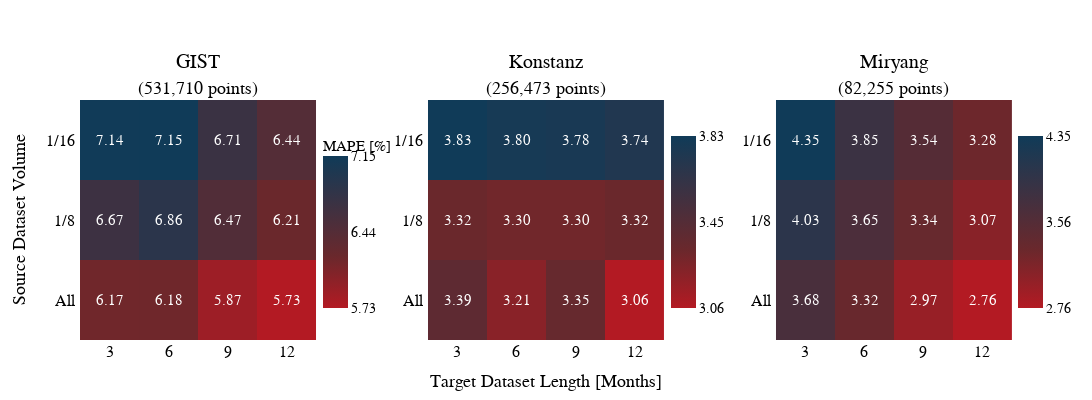
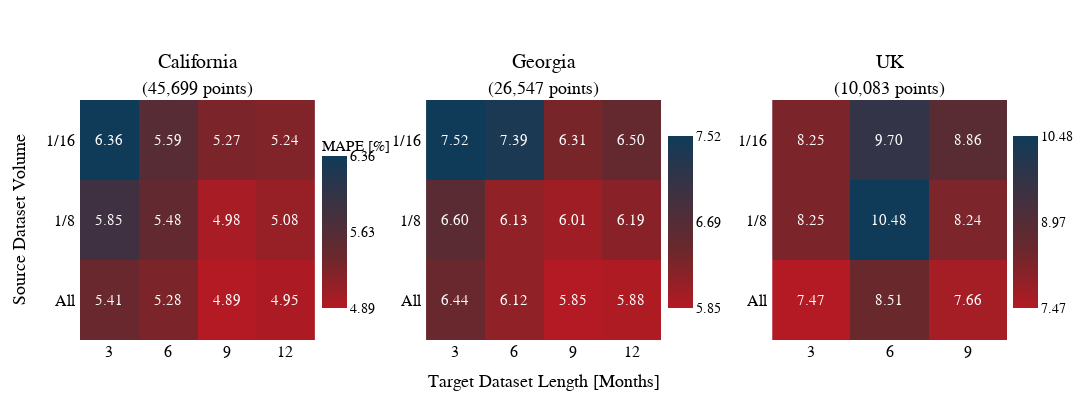

Here is the notebook cell these charts were saved with, in order:
### Code cell
import plotly.graph_objects as go
from plotly.subplots import make_subplots
import numpy as np

# Data setup
sites_row1 = ["GIST", "Konstanz", "Miryang"]
sites_row2 = ["California", "Georgia", "UK"]
x_labels = ["3", "6", "9", "12"]
x_labels_UK = ["3", "6", "9"]
y_labels = ["All ", "1/8 ", "1/16 "]

# Define data points for each site
data_points = {
    "GIST": 531710,
    "Konstanz": 256473,
    "Miryang": 82255,
    "California": 45699,
    "Georgia": 26547,
    "UK": 10083
}

# Create titles with data points
def create_subplot_titles(sites):
    return [f"{site}<br><span style='font-size: 18px'>({data_points[site]:,} data points)</span>" for site in sites]

data = {
    "GIST":     [[6.1724, 6.1783, 5.8742, 5.7292],
                 [6.6736, 6.8629, 6.4680, 6.2141],
                 [7.1363, 7.1455, 6.7053, 6.4413]],

    "Konstanz": [[3.3888, 3.2131, 3.3475, 3.0605],
                 [3.3241, 3.2975, 3.2998, 3.3247],
                 [3.8336, 3.7963, 3.7823, 3.7371]],

    "Miryang":  [[3.6815, 3.3182, 2.9681, 2.7572],
                 [4.0321, 3.6522, 3.3389, 3.0737],
                 [4.3548, 3.8478, 3.5435, 3.2797]],

    "California": [[5.411, 5.2759, 4.8947, 4.9451],
                   [5.8545, 5.4798, 4.9797, 5.0834],
                   [6.3624, 5.5923, 5.2748, 5.2427]],

    "Georgia":  [[6.4423, 6.1232, 5.8519, 5.8817],
                 [6.6001, 6.1299, 6.0094, 6.1892],
                 [7.5237, 7.3936, 6.3121, 6.4992]],

    "UK":       [[7.4676, 8.5057, 7.6623],
                 [8.2529, 10.478, 8.2393],
                 [8.2501, 9.7039, 8.8634]]
}

# Custom color scale
custom_colorscale = [
    (0.0, "rgb(16, 59, 88)"),       # Blue Opal
    (0.66, "rgb(106, 40, 44)"),     # Syrah
    (1.0, "rgb(179, 26, 35)")       # Adrenaline Rush
]

def create_heatmap(sites, row_number):
    # Create figure with 1x3 subplots using updated titles
    fig = make_subplots(
        rows=1, cols=3,
        subplot_titles=create_subplot_titles(sites),
        horizontal_spacing=0.12
    )

    # Calculate colorbar positions
    colorbar_x = [0.25, 0.623, 0.996]

    # Add heatmaps
    for idx, site in enumerate(sites):
        col = idx + 1
        
        site_data = np.array(data[site])
        site_min = np.nanmin(site_data[site_data != None])
        site_max = np.nanmax(site_data[site_data != None])

        if site == 'GIST' or site == 'California':
            colorbar_title = 'MAPE [%]'
        else:
            colorbar_title = None

        x_labels_current = x_labels_UK if site == 'UK' else x_labels
        
        fig.add_trace(
            go.Heatmap(
                z=data[site],
                x=x_labels_current,
                y=y_labels,
                colorscale=custom_colorscale,
                reversescale=True,
                text=[[f'{val:.2f}' if val is not None else '' for val in row] for row in data[site]],
                texttemplate='%{text}',
                textfont={"size": 15, "color": "white", "family": "Times New Roman"},
                showscale=True,
                colorbar=dict(
                    title=dict(
                        text=colorbar_title if colorbar_title else '',
                        font=dict(
                            family="Times New Roman",
                            size=15,
                        ),
                        side='top'
                    ),
                    x=colorbar_x[col-1],
                    y=0.89,
                    len=0.8,
                    thickness=25,
                    yanchor='top',
                    tickmode='array',
                    tickvals=[site_max, (site_min + site_max)/2, site_min],
                    ticktext=[f'{site_max:.2f}', f'{(site_min + site_max)/2:.2f}', f'{site_min:.2f}'],
                    tickfont=dict(family="Times New Roman", size=14),
                ),
                zmin=site_max,
                zmax=site_min
            ),
            row=1, col=col
        )

    # Update layout with more top margin for two-line titles
    fig.update_layout(
        height=400,
        width=1200,
        showlegend=False,
        margin=dict(t=100, b=40),  # Increased top margin
        font=dict(
            family="Times New Roman",
            size=14,
            color="black"
        )
    )

    # Update subplot titles
    for annotation in fig.layout.annotations:
        annotation.font.update(
            family='Times New Roman',
            size=20
        )

    # Update axis labels
    for col in range(1, 4):
        fig.update_xaxes(
            tickfont=dict(size=16, family="Times New Roman"),
            row=1, col=col
        )
        fig.update_yaxes(
            tickfont=dict(size=16, family="Times New Roman"),
            row=1, col=col
        )

    # Add axis labels to the leftmost plot
    fig.update_xaxes(
        title_text='Target Dataset Length [Months]',
        title_font=dict(size=18, family="Times New Roman"),
        row=1, col=2
    )
    fig.update_yaxes(
        title_text='Source Dataset Volume',
        title_font=dict(size=18, family="Times New Roman"),
        row=1, col=1
    )

    return fig

# Create and save both heatmaps
fig1 = create_heatmap(sites_row1, 1)
fig2 = create_heatmap(sites_row2, 2)

# Display figures
fig1.show()
fig2.show()

### Figure 1 — Plotly figure (JSON) as saved in the notebook; plotly's stock layout.template omitted (floating-point values rounded to 4 significant figures)
{"data": [{"colorbar": {"len": 0.8, "thickness": 25, "tickfont": {"family": "Times New Roman", "size": 14}, "tickmode": "array", "ticktext": ["7.15", "6.44", "5.73"], "tickvals": [7.146, 6.437, 5.729], "title": {"font": {"family": "Times New Roman", "size": 15}, "side": "top", "text": "MAPE [%]"}, "x": 0.25, "y": 0.89, "yanchor": "top"}, "colorscale": [[0, "rgb(16, 59, 88)"], [0.66, "rgb(106, 40, 44)"], [1, "rgb(179, 26, 35)"]], "reversescale": true, "showscale": true, "text": [["6.17", "6.18", "5.87", "5.73"], ["6.67", "6.86", "6.47", "6.21"], ["7.14", "7.15", "6.71", "6.44"]], "textfont": {"color": "white", "family": "Times New Roman", "size": 15}, "texttemplate": "%{text}", "type": "heatmap", "x": ["3", "6", "9", "12"], "xaxis": "x", "y": ["All ", "1/8 ", "1/16 "], "yaxis": "y", "z": [[6.172, 6.178, 5.874, 5.729], [6.674, 6.863, 6.468, 6.214], [7.136, 7.146, 6.705, 6.441]], "zmax": 5.729, "zmin": 7.146}, {"colorbar": {"len": 0.8, "thickness": 25, "tickfont": {"family": "Times New Roman", "size": 14}, "tickmode": "array", "ticktext": ["3.83", "3.45", "3.06"], "tickvals": [3.834, 3.447, 3.061], "title": {"font": {"family": "Times New Roman", "size": 15}, "side": "top", "text": ""}, "x": 0.623, "y": 0.89, "yanchor": "top"}, "colorscale": [[0, "rgb(16, 59, 88)"], [0.66, "rgb(106, 40, 44)"], [1, "rgb(179, 26, 35)"]], "reversescale": true, "showscale": true, "text": [["3.39", "3.21", "3.35", "3.06"], ["3.32", "3.30", "3.30", "3.32"], ["3.83", "3.80", "3.78", "3.74"]], "textfont": {"color": "white", "family": "Times New Roman", "size": 15}, "texttemplate": "%{text}", "type": "heatmap", "x": ["3", "6", "9", "12"], "xaxis": "x2", "y": ["All ", "1/8 ", "1/16 "], "yaxis": "y2", "z": [[3.389, 3.213, 3.348, 3.061], [3.324, 3.297, 3.3, 3.325], [3.834, 3.796, 3.782, 3.737]], "zmax": 3.061, "zmin": 3.834}, {"colorbar": {"len": 0.8, "thickness": 25, "tickfont": {"family": "Times New Roman", "size": 14}, "tickmode": "array", "ticktext": ["4.35", "3.56", "2.76"], "tickvals": [4.355, 3.556, 2.757], "title": {"font": {"family": "Times New Roman", "size": 15}, "side": "top", "text": ""}, "x": 0.996, "y": 0.89, "yanchor": "top"}, "colorscale": [[0, "rgb(16, 59, 88)"], [0.66, "rgb(106, 40, 44)"], [1, "rgb(179, 26, 35)"]], "reversescale": true, "showscale": true, "text": [["3.68", "3.32", "2.97", "2.76"], ["4.03", "3.65", "3.34", "3.07"], ["4.35", "3.85", "3.54", "3.28"]], "textfont": {"color": "white", "family": "Times New Roman", "size": 15}, "texttemplate": "%{text}", "type": "heatmap", "x": ["3", "6", "9", "12"], "xaxis": "x3", "y": ["All ", "1/8 ", "1/16 "], "yaxis": "y3", "z": [[3.682, 3.318, 2.968, 2.757], [4.032, 3.652, 3.339, 3.074], [4.355, 3.848, 3.543, 3.28]], "zmax": 2.757, "zmin": 4.355}], "layout": {"annotations": [{"font": {"family": "Times New Roman", "size": 20}, "showarrow": false, "text": "GIST<br><span style='font-size: 18px'>(531,710 points)</span>", "x": 0.1267, "xanchor": "center", "xref": "paper", "y": 1, "yanchor": "bottom", "yref": "paper"}, {"font": {"family": "Times New Roman", "size": 20}, "showarrow": false, "text": "Konstanz<br><span style='font-size: 18px'>(256,473 points)</span>", "x": 0.5, "xanchor": "center", "xref": "paper", "y": 1, "yanchor": "bottom", "yref": "paper"}, {"font": {"family": "Times New Roman", "size": 20}, "showarrow": false, "text": "Miryang<br><span style='font-size: 18px'>(82,255 points)</span>", "x": 0.8733, "xanchor": "center", "xref": "paper", "y": 1, "yanchor": "bottom", "yref": "paper"}], "font": {"color": "black", "family": "Times New Roman", "size": 14}, "height": 400, "margin": {"b": 40, "t": 100}, "showlegend": false, "width": 1200, "xaxis": {"anchor": "y", "domain": [0, 0.2533], "tickfont": {"family": "Times New Roman", "size": 16}}, "xaxis2": {"anchor": "y2", "domain": [0.3733, 0.6267], "tickfont": {"family": "Times New Roman", "size": 16}, "title": {"font": {"family": "Times New Roman", "size": 18}, "text": "Target Dataset Length [Months]"}}, "xaxis3": {"anchor": "y3", "domain": [0.7467, 1], "tickfont": {"family": "Times New Roman", "size": 16}}, "yaxis": {"anchor": "x", "domain": [0, 1], "tickfont": {"family": "Times New Roman", "size": 16}, "title": {"font": {"family": "Times New Roman", "size": 18}, "text": "Source Dataset Volume"}}, "yaxis2": {"anchor": "x2", "domain": [0, 1], "tickfont": {"family": "Times New Roman", "size": 16}}, "yaxis3": {"anchor": "x3", "domain": [0, 1], "tickfont": {"family": "Times New Roman", "size": 16}}}}

### Figure 2 — Plotly figure (JSON) as saved in the notebook; plotly's stock layout.template omitted (floating-point values rounded to 4 significant figures)
{"data": [{"colorbar": {"len": 0.8, "thickness": 25, "tickfont": {"family": "Times New Roman", "size": 14}, "tickmode": "array", "ticktext": ["6.36", "5.63", "4.89"], "tickvals": [6.362, 5.629, 4.895], "title": {"font": {"family": "Times New Roman", "size": 15}, "side": "top", "text": "MAPE [%]"}, "x": 0.25, "y": 0.89, "yanchor": "top"}, "colorscale": [[0, "rgb(16, 59, 88)"], [0.66, "rgb(106, 40, 44)"], [1, "rgb(179, 26, 35)"]], "reversescale": true, "showscale": true, "text": [["5.41", "5.28", "4.89", "4.95"], ["5.85", "5.48", "4.98", "5.08"], ["6.36", "5.59", "5.27", "5.24"]], "textfont": {"color": "white", "family": "Times New Roman", "size": 15}, "texttemplate": "%{text}", "type": "heatmap", "x": ["3", "6", "9", "12"], "xaxis": "x", "y": ["All ", "1/8 ", "1/16 "], "yaxis": "y", "z": [[5.411, 5.276, 4.895, 4.945], [5.854, 5.48, 4.98, 5.083], [6.362, 5.592, 5.275, 5.243]], "zmax": 4.895, "zmin": 6.362}, {"colorbar": {"len": 0.8, "thickness": 25, "tickfont": {"family": "Times New Roman", "size": 14}, "tickmode": "array", "ticktext": ["7.52", "6.69", "5.85"], "tickvals": [7.524, 6.688, 5.852], "title": {"font": {"family": "Times New Roman", "size": 15}, "side": "top", "text": ""}, "x": 0.623, "y": 0.89, "yanchor": "top"}, "colorscale": [[0, "rgb(16, 59, 88)"], [0.66, "rgb(106, 40, 44)"], [1, "rgb(179, 26, 35)"]], "reversescale": true, "showscale": true, "text": [["6.44", "6.12", "5.85", "5.88"], ["6.60", "6.13", "6.01", "6.19"], ["7.52", "7.39", "6.31", "6.50"]], "textfont": {"color": "white", "family": "Times New Roman", "size": 15}, "texttemplate": "%{text}", "type": "heatmap", "x": ["3", "6", "9", "12"], "xaxis": "x2", "y": ["All ", "1/8 ", "1/16 "], "yaxis": "y2", "z": [[6.442, 6.123, 5.852, 5.882], [6.6, 6.13, 6.009, 6.189], [7.524, 7.394, 6.312, 6.499]], "zmax": 5.852, "zmin": 7.524}, {"colorbar": {"len": 0.8, "thickness": 25, "tickfont": {"family": "Times New Roman", "size": 14}, "tickmode": "array", "ticktext": ["10.48", "8.97", "7.47"], "tickvals": [10.48, 8.973, 7.468], "title": {"font": {"family": "Times New Roman", "size": 15}, "side": "top", "text": ""}, "x": 0.996, "y": 0.89, "yanchor": "top"}, "colorscale": [[0, "rgb(16, 59, 88)"], [0.66, "rgb(106, 40, 44)"], [1, "rgb(179, 26, 35)"]], "reversescale": true, "showscale": true, "text": [["7.47", "8.51", "7.66"], ["8.25", "10.48", "8.24"], ["8.25", "9.70", "8.86"]], "textfont": {"color": "white", "family": "Times New Roman", "size": 15}, "texttemplate": "%{text}", "type": "heatmap", "x": ["3", "6", "9"], "xaxis": "x3", "y": ["All ", "1/8 ", "1/16 "], "yaxis": "y3", "z": [[7.468, 8.506, 7.662], [8.253, 10.48, 8.239], [8.25, 9.704, 8.863]], "zmax": 7.468, "zmin": 10.48}], "layout": {"annotations": [{"font": {"family": "Times New Roman", "size": 20}, "showarrow": false, "text": "California<br><span style='font-size: 18px'>(45,699 points)</span>", "x": 0.1267, "xanchor": "center", "xref": "paper", "y": 1, "yanchor": "bottom", "yref": "paper"}, {"font": {"family": "Times New Roman", "size": 20}, "showarrow": false, "text": "Georgia<br><span style='font-size: 18px'>(26,547 points)</span>", "x": 0.5, "xanchor": "center", "xref": "paper", "y": 1, "yanchor": "bottom", "yref": "paper"}, {"font": {"family": "Times New Roman", "size": 20}, "showarrow": false, "text": "UK<br><span style='font-size: 18px'>(10,083 points)</span>", "x": 0.8733, "xanchor": "center", "xref": "paper", "y": 1, "yanchor": "bottom", "yref": "paper"}], "font": {"color": "black", "family": "Times New Roman", "size": 14}, "height": 400, "margin": {"b": 40, "t": 100}, "showlegend": false, "width": 1200, "xaxis": {"anchor": "y", "domain": [0, 0.2533], "tickfont": {"family": "Times New Roman", "size": 16}}, "xaxis2": {"anchor": "y2", "domain": [0.3733, 0.6267], "tickfont": {"family": "Times New Roman", "size": 16}, "title": {"font": {"family": "Times New Roman", "size": 18}, "text": "Target Dataset Length [Months]"}}, "xaxis3": {"anchor": "y3", "domain": [0.7467, 1], "tickfont": {"family": "Times New Roman", "size": 16}}, "yaxis": {"anchor": "x", "domain": [0, 1], "tickfont": {"family": "Times New Roman", "size": 16}, "title": {"font": {"family": "Times New Roman", "size": 18}, "text": "Source Dataset Volume"}}, "yaxis2": {"anchor": "x2", "domain": [0, 1], "tickfont": {"family": "Times New Roman", "size": 16}}, "yaxis3": {"anchor": "x3", "domain": [0, 1], "tickfont": {"family": "Times New Roman", "size": 16}}}}
